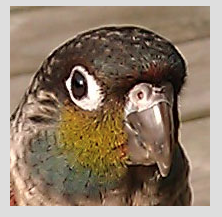
#> input picture aichan.png, 222 x 217 px
$ python gazou.py
#> lines starting #> are read from the running program, lines starting #| are printed output that depends on the picture
from PIL import Image
im = Image.open("aichan.png")
#> im is the input picture: PIL image 222x217 RGBA; mean R, G, B, A 145, 126.6, 108.1, 255
im.show()
rgb_im = im.convert('RGB')
size = rgb_im.size
#> size = (222, 217)
im2 = Image.new('RGB',size,(0, 128, 255))
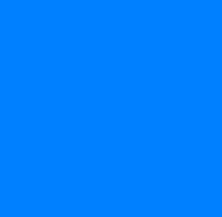
#> im2: PIL image 222x217 RGB; mean R, G, B 0, 128, 255

data = 0b0101001010100111

r0,g0,b0 = [25, 0, 40]
r1,g1,b1 = [39, 39, 39]

xcheck = 0
ycheck = 0
for x in range(size[0]):
    xcheck += 1
    for y in range(size[1]):
      if ycheck%64 == 0 and xcheck%40 == 0:
        a = data & 0b0000000000000001
        if a == 0b1:
          im2.putpixel((x,y),(r1,g1,b1))
        else:
          im2.putpixel((x,y),(r0,g0,b0))
        data = data >> 1
      elif ycheck == 0:
        im2.putpixel((x, y),(r0,g0,b0))
      elif ycheck == 1:
        im2.putpixel((x, y),(r1,g1,b1))
      else:
        r, g, b = rgb_im.getpixel((x,y))
        im2.putpixel((x,y),(r,g,b))
      ycheck += 1
#> after the loop, data = 0; xcheck = 222; ycheck = 48174

im2.show()
im2.save('test.png')

data2 = 0
r0,g0,b0 = im2.getpixel((0,0))
#> r0 = 25; g0 = 0; b0 = 40
r1,g1,b1 = im2.getpixel((0,1))
#> r1 = 39; g1 = 39; b1 = 39

x = 0
y = 0
for x in range(size[0]):
    for y in range(size[1]):
        r,g,b = im2.getpixel((x,y))
        if r == r1 and b == b1 and g == g1 and y != 1:
          data2 += 1
          data2 = data2 << 1
        elif g == g0 and b == b0 and r == r0 and y != 0:
          data2 = data2 << 1
#> after the loop, data2 = 234792

print(bin(data2))
#| 0b111001010100101000
